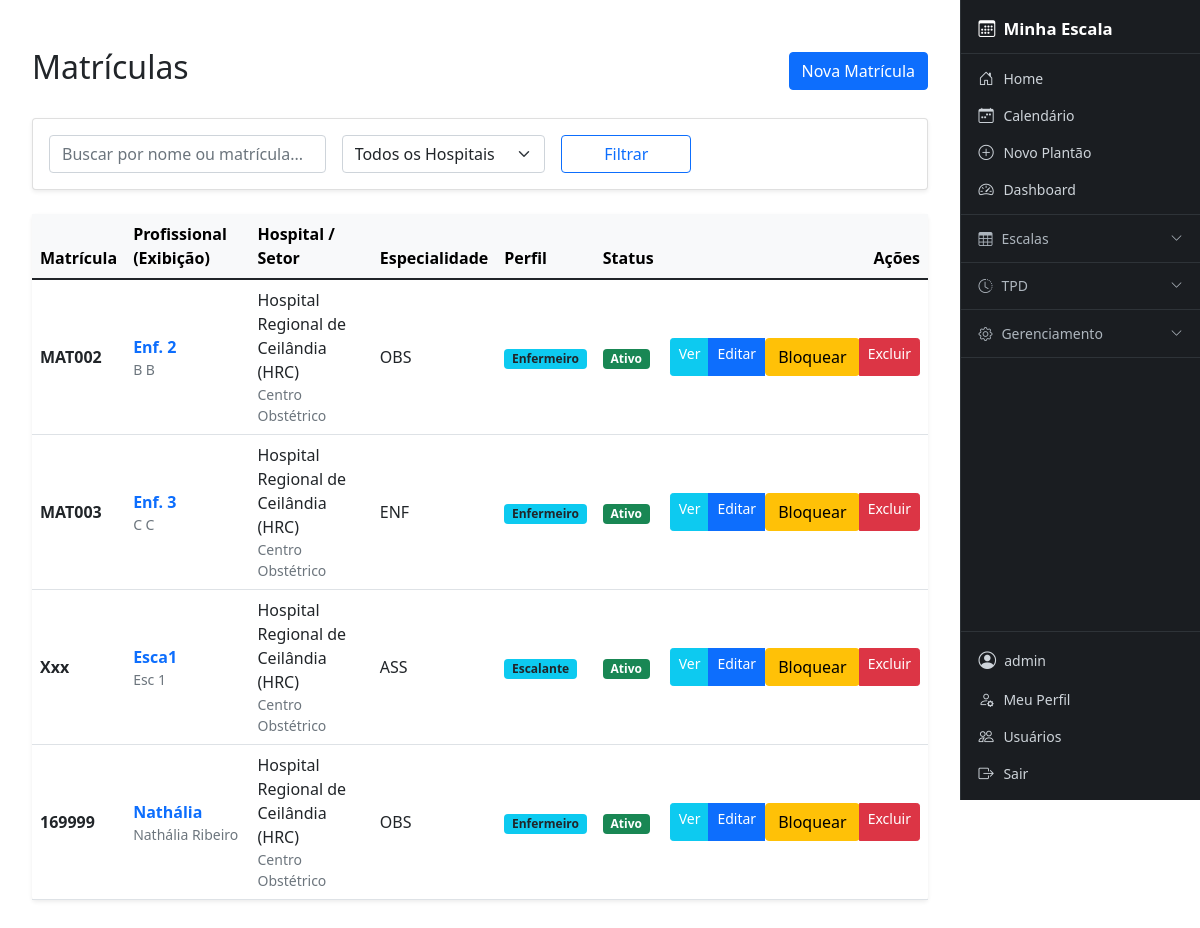
Page /matriculas/ (signed in) on the committed database.
### cal/models.py (models this page shows, shortened)
class Matricula(models.Model):
    user = models.OneToOneField(
        User,
        on_delete=models.CASCADE,
        related_name="matricula",
        null=True,
        blank=True
    )
    perfil = models.ForeignKey(PerfilUsuario, on_delete=models.SET_NULL, null=True, blank=True, related_name='matriculas_vinculadas')
    nome_completo = models.CharField(max_length=200)
    nome_exibicao = models.CharField(max_length=50, verbose_name="Nome de Exibição", default="")
    matricula = models.CharField(max_length=30, unique=True)
    coren = models.CharField(max_length=30, blank=True, null=True)
    hospital = models.ForeignKey(
        Hospital,
        on_delete=models.PROTECT,
        related_name="profissionais"
    )
    setor = models.ForeignKey(
        Setor,
        on_delete=models.PROTECT,
        related_name="profissionais",
        null=True,
        blank=True
    )
    especialidade = models.ForeignKey(
        Especialidade,
        on_delete=models.SET_NULL,
        related_name="profissionais",
        null=True,
        blank=True
    )
    carga_horaria_semanal = models.PositiveIntegerField(default=40)
    ativo = models.BooleanField(default=True)
    class Meta:
        ordering = ["nome_exibicao"]

class Especialidade(models.Model):
    nome = models.CharField(max_length=100, verbose_name="Especialidade")
    class Meta:
        verbose_name = "Especialidade"
        verbose_name_plural = "Especialidades"

class PerfilUsuario(models.Model):
    TIPO_USUARIO_CHOICES = [
        ('ADMIN', 'Administrador'),
        ('ESCALANTE', 'Escalante'),
        ('ENFERMEIRO', 'Enfermeiro'),
    ]
    user = models.OneToOneField(User, on_delete=models.CASCADE, related_name='cal_perfil')
    tipo = models.CharField(max_length=20, choices=TIPO_USUARIO_CHOICES, default='ENFERMEIRO')

### core/models.py (models this page shows, shortened)
class Hospital(models.Model):
    nome = models.CharField(max_length=150, unique=True)
    sigla = models.CharField(max_length=20, blank=True, null=True)

class Setor(models.Model):
    nome = models.CharField(max_length=100)
    hospital = models.ForeignKey(
        Hospital,
        on_delete=models.CASCADE,
        related_name="setores"
    )
    class Meta:
        unique_together = ("nome", "hospital")

### cal/views/matricula_views.py (the view)
# urls.py: path('matriculas/', matricula_views.matricula_list, name='matricula_list'),
@login_required
def matricula_list(request):
    exige_escalante_ou_admin(request.user)
    matriculas = _matriculas_visiveis(request.user).order_by('nome_exibicao')
    search = request.GET.get('search')
    hospital_id = request.GET.get('hospital')
    if search:
        matriculas = matriculas.filter(
            Q(matricula__icontains=search) |
            Q(nome_exibicao__icontains=search) |
            Q(nome_completo__icontains=search)
        )
    if hospital_id and is_admin(request.user):
        matriculas = matriculas.filter(hospital_id=hospital_id)
    hospitais = Hospital.objects.all() if is_admin(request.user) else Hospital.objects.none()
    paginator = Paginator(matriculas, 10)
    page_obj = paginator.get_page(request.GET.get('page'))
    return render(request, 'cal/matricula/list.html', {
        'page_obj': page_obj,
        'hospitais': hospitais,
        'search': search or '',
        'selected_hospital': hospital_id,
        'total_count': matriculas.count(),
    })

### cal/permissions.py (called while the page is built)
def get_perfil(user):
    return getattr(user, 'cal_perfil', None)

def is_admin(user):
    perfil = get_perfil(user)
    return user.is_staff or (perfil is not None and perfil.tipo == 'ADMIN')

def is_escalante_ou_admin(user):
    return is_admin(user) or is_escalante(user)

def exige_escalante_ou_admin(user):
    if not is_escalante_ou_admin(user):
        raise PermissionDenied

### cal/views/matricula_views.py (called while the page is built, shortened)
def _matriculas_visiveis(user):
    if is_admin(user):
        return Matricula.objects.all().select_related('user', 'perfil', 'hospital', 'setor')

### templates/cal/matricula/list.html (shortened to what this page needs)
{% extends 'base.html' %}
{% block content %}
<div class="container mt-4">
    <div class="d-flex justify-content-between align-items-center mb-4">
        <h2>Matrículas</h2>
        <a href="{% url 'cal:matricula_create' %}" class="btn btn-primary">Nova Matrícula</a>
    </div>
    <div class="card shadow-sm mb-4">
        <div class="card-body">
            <form method="get" class="row g-3">
                <div class="col-md-4">
                    <input type="text" name="search" class="form-control" placeholder="Buscar por nome ou matrícula..." value="{{ search }}">
                </div>
                <div class="col-md-3">
                    <select name="hospital" class="form-select">
                        <option value="">Todos os Hospitais</option>
                    </select>
                </div>
                <div class="col-md-2">
                    <button type="submit" class="btn btn-outline-primary w-100">Filtrar</button>
                </div>
            </form>
        </div>
    </div>
    <div class="card shadow-sm border-0">
        <div class="table-responsive">
            <table class="table table-hover align-middle mb-0">
                <thead class="table-light">
                    <tr>
                        <th>Matrícula</th>
                        <th>Profissional (Exibição)</th>
                        <th>Hospital / Setor</th>
                        <th>Especialidade</th>
                        <th>Perfil</th>
                        <th>Status</th>
                        <th class="text-end">Ações</th>
                    </tr>
                </thead>
                <tbody>
                    {% for m in page_obj %}
                    <tr>
                        <td><span class="fw-bold">{{ m.matricula }}</span></td>
                        <td>
                            <div class="fw-bold text-primary">{{ m.nome_exibicao }}</div>
                            <div class="small text-muted">{{ m.nome_completo }}</div>
                        </td>
                        <td>
                            <div>{{ m.hospital.nome }} ({{ m.hospital.sigla }})</div>
                            <div class="small text-muted">{{ m.setor.nome }}</div>
                        </td>
                        <td>
                            {% if m.especialidade %}
                                {{ m.especialidade.nome }}
                            {% else %}
                                <span class="text-muted small">Não informada</span>
                            {% endif %}
                        </td>
                        <td>
                            {% if m.perfil %}
                                <span class="badge bg-info text-dark">{{ m.perfil.get_tipo_display }}</span>
                            {% else %}
                                <span class="badge bg-secondary">Sem Perfil</span>
                            {% endif %}
                        </td>
                        <td>
                            {% if m.ativo %}
                                <span class="badge bg-success">Ativo</span>
                            {% else %}
                                <span class="badge bg-danger">Inativo</span>
                            {% endif %}
                        </td>
                        <td class="text-end">
                            <div class="btn-group btn-group-sm">
                                <a href="{% url 'cal:matricula_detail' m.pk %}" class="btn btn-info text-white" title="Ver Detalhes">Ver</a>
                                <a href="{% url 'cal:matricula_update' m.pk %}" class="btn btn-primary" title="Editar">Editar</a>
                                <form action="{% url 'cal:matricula_toggle_status' m.pk %}" method="post" style="display:inline;">
                                    <button type="submit" class="btn {% if m.ativo %}btn-warning{% else %}btn-success{% endif %}" title="{% if m.ativo %}Desativar{% else %}Ativar{% endif %}">
                                        {% if m.ativo %}Bloquear{% else %}Liberar{% endif %}
                                    </button>
                                </form>
                                <a href="{% url 'cal:matricula_delete' m.pk %}" class="btn btn-danger" title="Excluir">Excluir</a>
                            </div>
                        </td>
                    </tr>
                    {% empty %}
                    <tr>
                        <td colspan="7" class="text-center py-4 text-muted">Nenhuma matrícula encontrada.</td>
                    </tr>
                    {% endfor %}
                </tbody>
            </table>
        </div>
    </div>
</div>
{% endblock %}

### templates/navbar.html (shortened to what this page needs)
<aside id="sidebar">
    <a href="{% url 'cal:home' %}" class="sidebar-brand">
        <i class="bi bi-calendar3"></i> Minha Escala
    </a>
    {% if user.is_authenticated %}
    <div class="sidebar-section">
        <a href="{% url 'cal:home' %}" class="sidebar-link">
            <i class="bi bi-house-door"></i> Home
        </a>
        <a href="{% url 'cal:calendar' %}" class="sidebar-link">
            <i class="bi bi-calendar-week"></i> Calendário
        </a>
        {% with perfil=user.cal_perfil %}
        {% if user.is_staff or perfil.tipo == 'ESCALANTE' %}
        <a href="{% url 'cal:event_new' %}" class="sidebar-link">
            <i class="bi bi-plus-circle"></i> Novo Plantão
        </a>
        {% endif %}
        {% endwith %}
        <a href="{% url 'cal:dashboard' %}" class="sidebar-link">
            <i class="bi bi-speedometer2"></i> Dashboard
        </a>
    </div>
    <div class="sidebar-section">
        <button class="sidebar-group-btn" type="button"
                data-bs-toggle="collapse" data-bs-target="#menuEscalas"
                aria-expanded="false">
            <i class="bi bi-table"></i> Escalas
            <i class="bi bi-chevron-down chevron"></i>
        </button>
    </div>
    <div class="sidebar-section">
        <button class="sidebar-group-btn" type="button"
                data-bs-toggle="collapse" data-bs-target="#menuTPD"
                aria-expanded="false">
            <i class="bi bi-clock-history"></i> TPD
            <i class="bi bi-chevron-down chevron"></i>
        </button>
    </div>
    {% if user.is_staff %}
    <div class="sidebar-section">
        <button class="sidebar-group-btn" type="button"
                data-bs-toggle="collapse" data-bs-target="#menuAdmin"
                aria-expanded="false">
            <i class="bi bi-gear"></i> Gerenciamento
            <i class="bi bi-chevron-down chevron"></i>
        </button>
    </div>
    {% endif %}
    {% endif %}
    <div class="sidebar-footer">
        {% if user.is_authenticated %}
            <div class="sidebar-user">
                <i class="bi bi-person-circle" style="font-size:1.1rem;"></i>
                <span class="text-truncate">{{ user.username }}</span>
            </div>
            <a href="{% url 'cal:perfil' %}" class="sidebar-link">
                <i class="bi bi-person-gear"></i> Meu Perfil
            </a>
            {% if user.is_staff %}
            <a href="{% url 'cal:listar_usuarios' %}" class="sidebar-link">
                <i class="bi bi-people"></i> Usuários
            </a>
            {% endif %}
            <a href="#" class="sidebar-link text-danger-emphasis"
               onclick="document.getElementById('logout-form').submit(); return false;">
                <i class="bi bi-box-arrow-right"></i> Sair
            </a>
        {% else %}
            <a href="{% url 'cal:login' %}" class="sidebar-link">
                <i class="bi bi-box-arrow-in-right"></i> Login
            </a>
        {% endif %}
    </div>
</aside>

### templates/base.html (style rules this page uses)
#sidebar { position: fixed; top: 0; right: 0; width: 240px; height: 100vh; overflow-y: auto; background-color: #1a1d21; z-index: 1040; display: flex; flex-direction: column; border-left: 1px solid #2e3338; transition: right 0.28s ease; }
@media (min-width: 768px) { body { margin-right: 240px; } }
.sidebar-brand { display: flex; align-items: center; gap: 0.5rem; padding: 1rem 1.1rem 0.75rem; color: #fff; font-size: 1.05rem; font-weight: 600; text-decoration: none; border-bottom: 1px solid #2e3338; }
.sidebar-section { padding: 0.35rem 0; border-bottom: 1px solid #2e3338; }
.sidebar-link { display: flex; align-items: center; gap: 0.55rem; padding: 0.45rem 1.1rem; color: #ced4da; text-decoration: none; font-size: 0.875rem; border-radius: 0; transition: background 0.15s, color 0.15s; white-space: nowrap; }
.sidebar-link i { font-size: 0.95rem; min-width: 16px; }
.sidebar-group-btn { display: flex; align-items: center; gap: 0.55rem; width: 100%; padding: 0.45rem 1.1rem; background: none; border: none; color: #adb5bd; font-size: 0.875rem; text-align: left; cursor: pointer; transition: background 0.15s, color 0.15s; }
.sidebar-group-btn .chevron { margin-left: auto; transition: transform 0.2s; font-size: 0.75rem; }
.sidebar-footer { margin-top: auto; border-top: 1px solid #2e3338; padding: 0.5rem 0; }
.sidebar-user { display: flex; align-items: center; gap: 0.5rem; padding: 0.45rem 1.1rem; color: #ced4da; font-size: 0.875rem; }

### rows in the picture
Matricula: matricula "MAT002", nome_exibicao "Enf. 2", nome_completo "B B", hospital.nome "Hospital Regional de Ceilândia", hospital.sigla "HRC", setor.nome "Centro Obstétrico", especialidade.nome "OBS", perfil.tipo "Enfermeiro", ativo "Ativo"
Matricula: matricula "MAT003", nome_exibicao "Enf. 3", nome_completo "C C", hospital.nome "Hospital Regional de Ceilândia", hospital.sigla "HRC", setor.nome "Centro Obstétrico", especialidade.nome "ENF", perfil.tipo "Enfermeiro", ativo "Ativo"
Matricula: matricula "Xxx", nome_exibicao "Esca1", nome_completo "Esc 1", hospital.nome "Hospital Regional de Ceilândia", hospital.sigla "HRC", setor.nome "Centro Obstétrico", especialidade.nome "ASS", perfil.tipo "Escalante", ativo "Ativo"
Matricula: matricula "169999", nome_exibicao "Nathália", nome_completo "Nathália Ribeiro", hospital.nome "Hospital Regional de Ceilândia", hospital.sigla "HRC", setor.nome "Centro Obstétrico", especialidade.nome "OBS", perfil.tipo "Enfermeiro", ativo "Ativo"

### other values in the picture
{{ user.username }} "admin"
